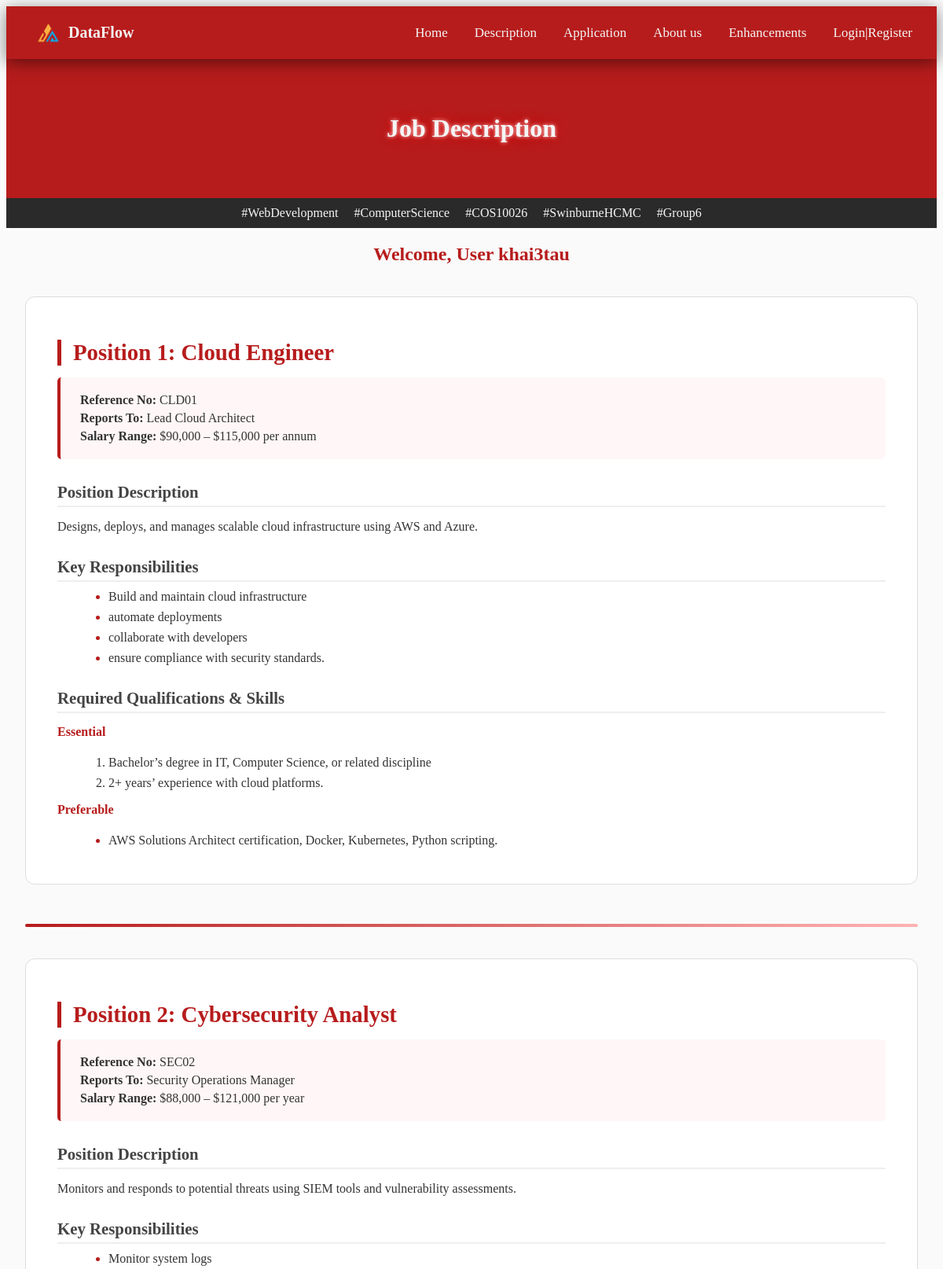
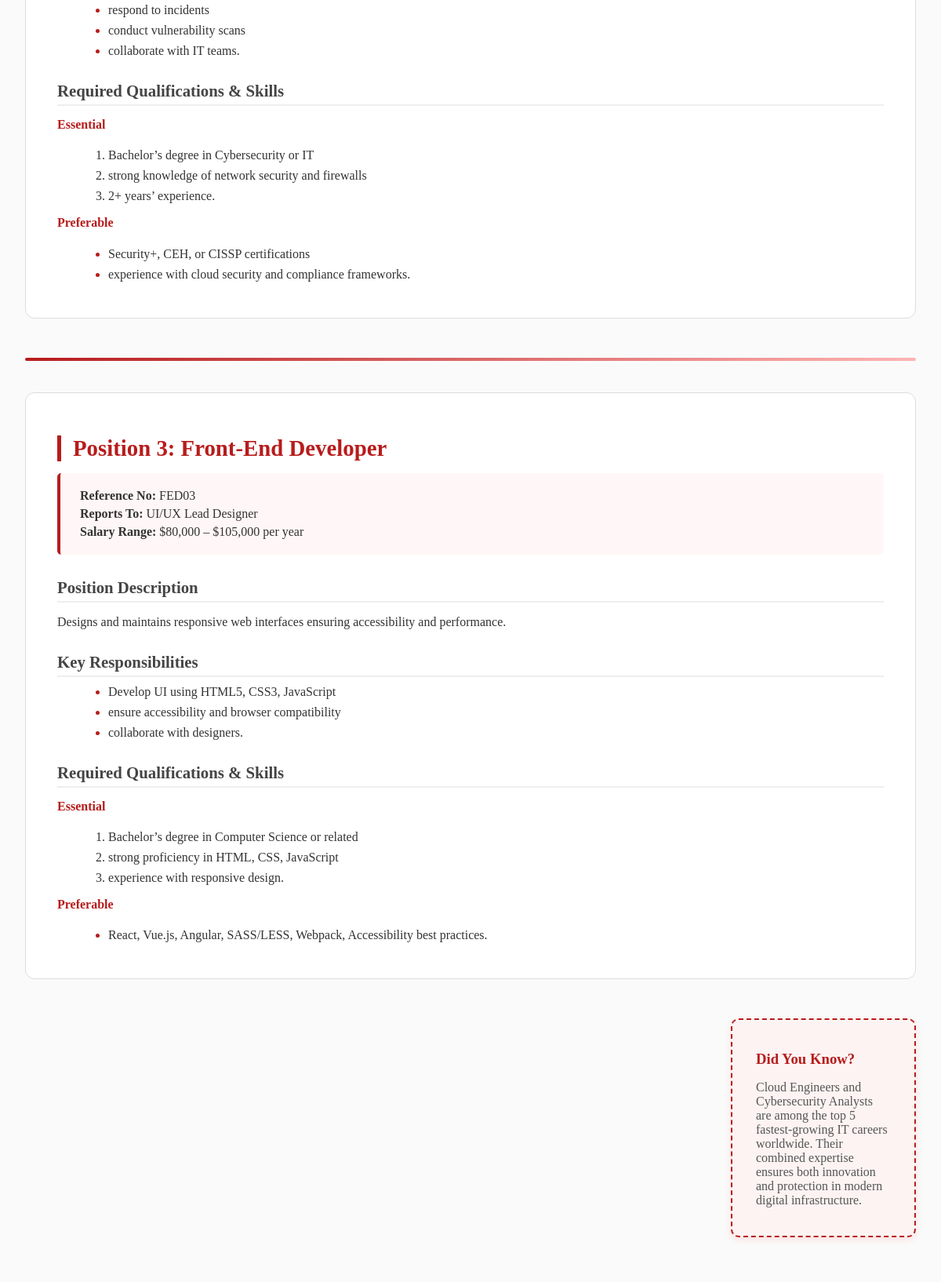
The app's page /jobs.php (signed in, upper part) with its own data (2 pictures, top to bottom).
### tables this page shows
CREATE TABLE IF NOT EXISTS jobs (
    job_id INT AUTO_INCREMENT PRIMARY KEY,
    job_reference_number VARCHAR(10) NOT NULL UNIQUE,
    job_title VARCHAR(100) NOT NULL,
    reports_to VARCHAR(100),
    salary_range VARCHAR(100),
    position_description TEXT NOT NULL,
    key_responsibilities TEXT NOT NULL,
    required_qualifications TEXT NOT NULL,
    essential_skills TEXT NOT NULL,
    preferable_skills TEXT,
    created_at TIMESTAMP DEFAULT CURRENT_TIMESTAMP
);

### jobs.php (the view, shortened to what this page needs)
<!DOCTYPE html>
<html lang="en">
<head>
  <link rel="stylesheet" href="styles/styles.css">
</head>
<body id="jobs_page">
  <?php
  include 'nav.inc';
  include 'header.inc.php';
  include 'welcome.inc.php';
  ?>
  <main class="main_container">
    <?php
    require_once 'settings.php';
    if ($conn) {
        $query = "SELECT * FROM jobs ORDER BY job_id";
        $result = mysqli_query($conn, $query);
        if ($result && mysqli_num_rows($result) > 0) {
            $job_count = 0;
            while ($row = mysqli_fetch_assoc($result)) {
                $job_count++;
                if ($job_count > 1) {
                    echo '<div class="job_divider"></div>';
                }
                ?>
                <section id="job<?php echo $job_count; ?>" class="job_card">
                    <h2>Position <?php echo $job_count; ?>: <?php echo $row['job_title']; ?></h2>
                    <div class="job_summary">
                        <p><strong>Reference No:</strong> <?php echo $row['job_reference_number']; ?></p>
                        <p><strong>Reports To:</strong> <?php echo $row['reports_to']; ?></p>
                        <p><strong>Salary Range:</strong> <?php echo $row['salary_range']; ?></p>
                    </div>
                    <h3>Position Description</h3>
                    <p><?php echo $row['position_description']; ?></p>
                    <h3>Key Responsibilities</h3>
                    <ul>
                        <?php
                        $responsibilities = explode(';', $row['key_responsibilities']);
                        foreach ($responsibilities as $responsibility) {
                            if (trim($responsibility)) {
                                echo '<li>' . trim($responsibility) . '</li>';
                            }
                        }
                        ?>
                    </ul>
                    <h3>Required Qualifications & Skills</h3>
                    <h4>Essential</h4>
                    <ol>
                        <?php
                        $qualifications = explode(';', $row['required_qualifications']);
                        foreach ($qualifications as $qualification) {
                            if (trim($qualification)) {
                                echo '<li>' . trim($qualification) . '</li>';
                            }
                        }
                        ?>
                    </ol>
                    <h4>Preferable</h4>
                    <ul>
                        <?php
                        if (!empty($row['preferable_skills'])) {
                            $preferable_skills = explode(';', $row['preferable_skills']);
                            foreach ($preferable_skills as $skill) {
                                if (trim($skill)) {
                                    echo '<li>' . trim($skill) . '</li>';
                                }
                            }
                        } else {
                            echo '<li>None specified</li>';
                        }
                        ?>
                    </ul>
                </section>
                <?php
            }
        } else {
            echo '<div class="error-message">';
            echo '<h2>No Job Positions Available</h2>';
            echo '<p>We are currently not hiring. Please check back later for new opportunities.</p>';
            echo '</div>';
        }
    } else {
        echo '<div class="error-message">';
        echo '<h2>Database Connection Error</h2>';
        echo '<p>Unable to load job positions at this time. Please try again later.</p>';
        echo '</div>';
    }
    ?>
    <aside id="job_facts">
      <h3>Did You Know?</h3>
      <p>Cloud Engineers and Cybersecurity Analysts are among the top 5 fastest-growing IT careers worldwide. Their combined expertise ensures both innovation and protection in modern digital infrastructure.</p>
    </aside>
  </main>
  <?php include 'footer.inc'; ?>
</body>
</html>

### styles/styles.css (style rules this page uses)
:root { --red: #b71c1c; --white: #f5f5f5; --grey: #6b6b6b; --yellow: #FFD700; }
body { overflow-x: hidden; }
.main_container { max-width: 1250px; padding: 0 24px; margin: 0 auto; }
:root { --red: #b71c1c; --white: #f5f5f5; --grey: #6b6b6b; }
#jobs_page { background-color: #fafafa; color: #333; }
#jobs_page main { margin-top: 40px; margin-bottom: 60px; }
.job_card { background-color: #ffffff; border: 1px solid #ddd; border-radius: 12px; padding: 30px 40px; margin-bottom: 50px; }
.job_card h2 { color: var(--red); font-size: 1.8rem; border-left: 5px solid var(--red); padding-left: 15px; margin-bottom: 15px; }
.job_card h3 { color: #444; font-size: 1.3rem; margin-top: 30px; margin-bottom: 10px; border-bottom: 2px solid #eee; padding-bottom: 5px; }
.job_card h4 { color: var(--red); margin-top: 15px; }
.job_summary { background-color: #fff7f7; border-left: 4px solid var(--red); padding: 15px 25px; margin-bottom: 20px; border-radius: 5px; }
.job_summary p { margin: 5px 0; font-size: 1rem; }
.job_card ul, .job_card ol { margin-left: 25px; margin-top: 10px; }
.job_card ul li, .job_card ol li { margin-bottom: 8px; }
.job_card ul li::marker { color: var(--red); }
.job_divider { width: 100%; height: 4px; background: linear-gradient(to right, var(--red), #ffb3b3); border-radius: 3px; margin: 40px auto; }
#job_facts { background-color: #fdf3f3; border: 2px dashed var(--red); border-radius: 10px; padding: 20px 30px; margin-top: 50px; box-shadow: 0px 3px 10px rgba(255, 0, 0, 0.1); margin-left: 900px; }
#job_facts h3 { color: var(--red); margin-bottom: 10px; }
#job_facts p { color: #555; font-size: 1em; }

### records on screen
jobs: job_title "Cloud Engineer", job_reference_number "CLD01", reports_to "Lead Cloud Architect", salary_range "$90,000 – $115,000 per annum", position_description "Designs, deploys, and manages scalable cloud infrastructure using AWS and Azure.", key_responsibilities "Build and maintain cloud infrastructure", key_responsibilities "automate deployments", key_responsibilities "collaborate with developers", key_responsibilities "ensure compliance with security standards.", required_qualifications "Bachelor’s degree in IT, Computer Science, or related discipline", required_qualifications "2+ years’ experience with cloud platforms.", preferable_skills "AWS Solutions Architect certification, Docker, Kubernetes, Python scripting."
jobs: job_title "Cybersecurity Analyst", job_reference_number "SEC02", reports_to "Security Operations Manager", salary_range "$88,000 – $121,000 per year", position_description "Monitors and responds to potential threats using SIEM tools and vulnerability assessments.", key_responsibilities "Monitor system logs", key_responsibilities "respond to incidents", key_responsibilities "conduct vulnerability scans", key_responsibilities "collaborate with IT teams.", required_qualifications "Bachelor’s degree in Cybersecurity or IT", required_qualifications "strong knowledge of network security and firewalls", required_qualifications "2+ years’ experience.", preferable_skills "Security+, CEH, or CISSP certifications", preferable_skills "experience with cloud security and compliance frameworks."
jobs: job_title "Front-End Developer", job_reference_number "FED03", reports_to "UI/UX Lead Designer", salary_range "$80,000 – $105,000 per year", position_description "Designs and maintains responsive web interfaces ensuring accessibility and performance.", key_responsibilities "Develop UI using HTML5, CSS3, JavaScript", key_responsibilities "ensure accessibility and browser compatibility", key_responsibilities "collaborate with designers.", required_qualifications "Bachelor’s degree in Computer Science or related", required_qualifications "strong proficiency in HTML, CSS, JavaScript", required_qualifications "experience with responsive design.", preferable_skills "React, Vue.js, Angular, SASS/LESS, Webpack, Accessibility best practices."

### other values on screen
$pageTitle "Job Description"
$_SESSION['username'] "khai3tau"
